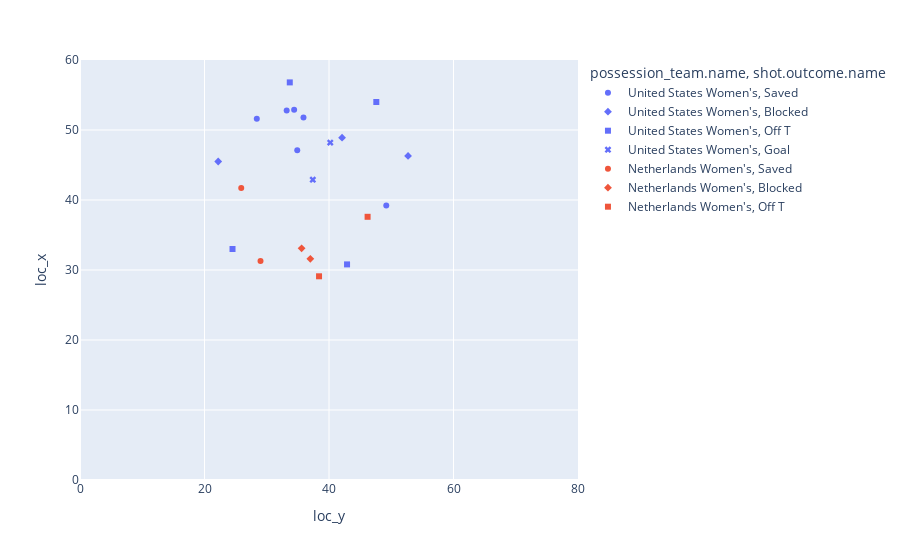

This figure's notebook cell:
### Markdown cell above
As we can see from the new figure, it looks more like half of a football pitch! We used the `range_x` and `range_y` arguments to force our figure to match what we want to visualize: a half pitch that is 80 yards in width and 60 in length (the approximate dimensions of one half of a football pitch). Now, each point will be mapped on this updated canvas, so that we can see that shots tend to happen in a cluster around the goal. Since shots are intended to go INTO the goal, this seems reasonable.

There are still a few shortcomings in our figure, though. Which team made which shots? Which shots were on target? Which were saved? It is time to add a few more features to complete our scatter plot:

### Code cell
fig = px.scatter(shots, x='loc_y', y='loc_x', color='possession_team.name', symbol='shot.outcome.name',
          range_x=[0,80], range_y=[0,60])

fig.show()

### Figure 1 — Plotly figure (JSON) as saved in the notebook; plotly's stock layout.template omitted (floating-point values rounded to 4 significant figures)
{"data": [{"hovertemplate": "possession_team.name=United States Women's<br>shot.outcome.name=Saved<br>loc_y=%{x}<br>loc_x=%{y}<extra></extra>", "legendgroup": "United States Women's, Saved", "marker": {"color": "#636efa", "symbol": "circle"}, "mode": "markers", "name": "United States Women's, Saved", "orientation": "v", "showlegend": true, "type": "scatter", "x": [34.9, 35.9, 34.4, 49.2, 33.2, 28.4], "xaxis": "x", "y": [47.1, 51.8, 52.9, 39.2, 52.8, 51.6], "yaxis": "y"}, {"hovertemplate": "possession_team.name=United States Women's<br>shot.outcome.name=Blocked<br>loc_y=%{x}<br>loc_x=%{y}<extra></extra>", "legendgroup": "United States Women's, Blocked", "marker": {"color": "#636efa", "symbol": "diamond"}, "mode": "markers", "name": "United States Women's, Blocked", "orientation": "v", "showlegend": true, "type": "scatter", "x": [22.2, 42.1, 52.7], "xaxis": "x", "y": [45.5, 48.9, 46.3], "yaxis": "y"}, {"hovertemplate": "possession_team.name=United States Women's<br>shot.outcome.name=Off T<br>loc_y=%{x}<br>loc_x=%{y}<extra></extra>", "legendgroup": "United States Women's, Off T", "marker": {"color": "#636efa", "symbol": "square"}, "mode": "markers", "name": "United States Women's, Off T", "orientation": "v", "showlegend": true, "type": "scatter", "x": [33.7, 24.5, 47.6, 42.9], "xaxis": "x", "y": [56.8, 33, 54, 30.8], "yaxis": "y"}, {"hovertemplate": "possession_team.name=United States Women's<br>shot.outcome.name=Goal<br>loc_y=%{x}<br>loc_x=%{y}<extra></extra>", "legendgroup": "United States Women's, Goal", "marker": {"color": "#636efa", "symbol": "x"}, "mode": "markers", "name": "United States Women's, Goal", "orientation": "v", "showlegend": true, "type": "scatter", "x": [40.2, 37.4], "xaxis": "x", "y": [48.2, 42.9], "yaxis": "y"}, {"hovertemplate": "possession_team.name=Netherlands Women's<br>shot.outcome.name=Saved<br>loc_y=%{x}<br>loc_x=%{y}<extra></extra>", "legendgroup": "Netherlands Women's, Saved", "marker": {"color": "#EF553B", "symbol": "circle"}, "mode": "markers", "name": "Netherlands Women's, Saved", "orientation": "v", "showlegend": true, "type": "scatter", "x": [29, 25.9], "xaxis": "x", "y": [31.3, 41.7], "yaxis": "y"}, {"hovertemplate": "possession_team.name=Netherlands Women's<br>shot.outcome.name=Blocked<br>loc_y=%{x}<br>loc_x=%{y}<extra></extra>", "legendgroup": "Netherlands Women's, Blocked", "marker": {"color": "#EF553B", "symbol": "diamond"}, "mode": "markers", "name": "Netherlands Women's, Blocked", "orientation": "v", "showlegend": true, "type": "scatter", "x": [37, 35.6], "xaxis": "x", "y": [31.6, 33.1], "yaxis": "y"}, {"hovertemplate": "possession_team.name=Netherlands Women's<br>shot.outcome.name=Off T<br>loc_y=%{x}<br>loc_x=%{y}<extra></extra>", "legendgroup": "Netherlands Women's, Off T", "marker": {"color": "#EF553B", "symbol": "square"}, "mode": "markers", "name": "Netherlands Women's, Off T", "orientation": "v", "showlegend": true, "type": "scatter", "x": [38.4, 46.2], "xaxis": "x", "y": [29.1, 37.6], "yaxis": "y"}], "layout": {"autosize": true, "legend": {"title": {"text": "possession_team.name, shot.outcome.name"}, "tracegroupgap": 0}, "margin": {"t": 60}, "xaxis": {"anchor": "y", "domain": [0, 1], "range": [0, 80], "title": {"text": "loc_y"}, "type": "linear"}, "yaxis": {"anchor": "x", "domain": [0, 1], "range": [0, 60], "title": {"text": "loc_x"}, "type": "linear"}}}
